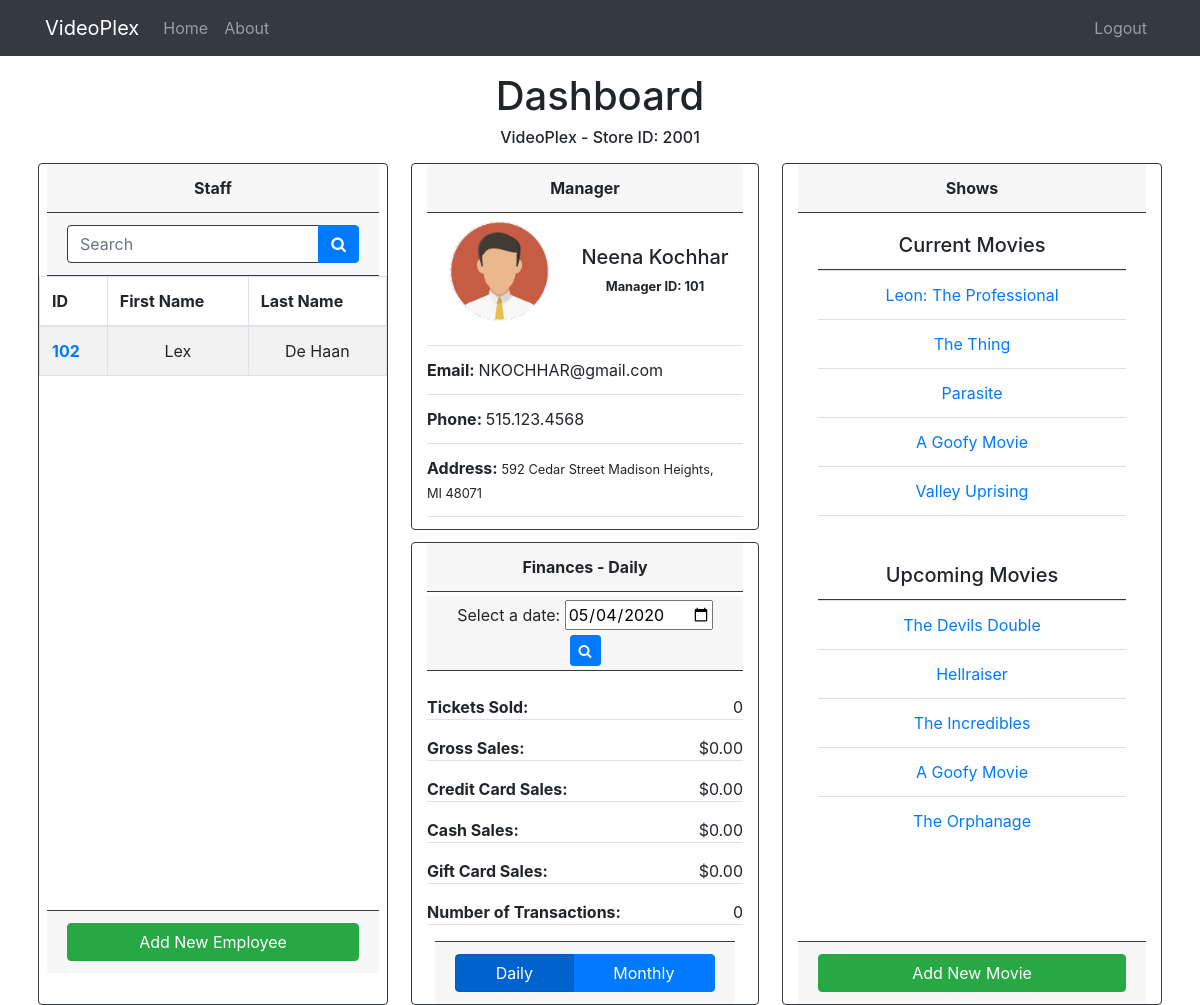
Page /cinemas/index/2001 (signed in) on the committed database.
### tables this page shows
CREATE TABLE employee (
    employee_id INT(6) AUTO_INCREMENT,
    first_name VARCHAR(256) NOT NULL,
    last_name VARCHAR(256) NOT NULL,
    email VARCHAR(256) NOT NULL UNIQUE,
    phone VARCHAR(20) NOT NULL,
    birthdate DATE NOT NULL,
    salary INT CHECK (salary > 0),
    hire_date DATE NOT NULL,
    ssn INT(9) NOT NULL,
    address_id INT (6),
    store_number INT(6),
    manager_id INT(6),
    PRIMARY KEY (employee_id),
    FOREIGN KEY (address_id) References address (address_id),
    FOREIGN KEY (store_number) References cinema (cinema_id)
);

CREATE TABLE movie (
    movie_id INT(6) AUTO_INCREMENT,
    movie_name VARCHAR(256) NOT NULL,
    duration INT(5),
    rating_mpaa CHAR(4),
    rating_imdb DECIMAL(4, 2),
    director VARCHAR(30) NOT NULL,
    genre VARCHAR(20),
    start_date DATE,
    end_date DATE,
    PRIMARY KEY (movie_id)
);

### app/views/cinemas/index.php (the view, shortened to what the rows shown need)
<?php require APPROOT . '/views/inc/header.php'; ?>
    <h1 class="text-center">Dashboard</h1>
    <div class="row">
        <div class="col card mx-2 px-0 border-dark">
            <div class="table-wrapper-scroll-y custom-scrollbar">
                <table class="table table-bordered table-striped mb-0">
                    <thead>
                        <tr>
                            <th scope="col">ID</th>
                            <th scope="col">First Name</th>
                            <th scope="col">Last Name</th>
                        </tr>
                    </thead>
                    <?php foreach($data['employees'] as $employee) : ?>
                        <tr>
                            <th scope="row"><a href="<?php echo URLROOT; ?>/cinemas/view_employee/<?php echo $data['cinema_id']; ?>/<?php echo $employee->employee_id; ?>"><?php echo $employee->employee_id?></a></th>
                            <td class="text-center"><?php echo $employee->first_name?></td>
                            <td class="text-center"><?php echo $employee->last_name?></td>
                        </tr>
                    <?php endforeach; ?>
                </table>
            </div>
        </div>
        <div class="col card mx-2 border-dark">
            <div class="card-body">
                <ul class="list-group list-group-flush mb-5 border-top border-dark">
                    <?php foreach($data['current_movies'] as $movie) : ?>
                    <li class="list-group-item text-center">
                        <a href="<?php echo URLROOT; ?>/cinemas/view_movie/<?php echo $data['cinema_id']; ?>/<?php echo $movie->movie_id; ?>">
                        <?php echo $movie->movie_name; ?></a></li>
                    <?php endforeach; ?>
                </ul>
                <ul class="list-group list-group-flush mb-5 border-top border-dark">
                    <?php foreach($data['upcoming_movies'] as $movie) : ?>
                    <li class="list-group-item text-center">
                        <a href="<?php echo URLROOT; ?>/cinemas/view_movie/<?php echo $data['cinema_id']; ?>/<?php echo $movie->movie_id; ?>">
                        <?php echo $movie->movie_name; ?></a></li>
                    <?php endforeach; ?>
                </ul>
            </div>
        </div>
    </div>
<?php require APPROOT . '/views/inc/footer.php'; ?>

### rows in the picture
employee: employee_id "102", first_name "Lex", last_name "De Haan"
movie: movie_name "Leon: The Professional"
movie: movie_name "The Thing"
movie: movie_name "Parasite"
movie: movie_name "A Goofy Movie"
movie: movie_name "Valley Uprising"
movie: movie_name "The Devils Double"
movie: movie_name "Hellraiser"
movie: movie_name "The Incredibles"
movie: movie_name "A Goofy Movie"
movie: movie_name "The Orphanage"

### other values in the picture
SITENAME "VideoPlex"
$data['cinema_id'] "2001"
$data['manager']['name'] "Neena Kochhar"
$data['manager']['id'] "101"
$data['manager']['email'] "NKOCHHAR@gmail.com"
$data['manager']['phone'] "515.123.4568"
$data['manager']['address'] "592 Cedar Street Madison Heights, MI 48071"
$data['finances']['total_tickets'] "0"
$data['finances']['gross_sales'] "0.00"
$data['finances']['CREDIT'] "0.00"
$data['finances']['CASH'] "0.00"
$data['finances']['GIFT'] "0.00"
$data['finances']['transactions'] "0"
